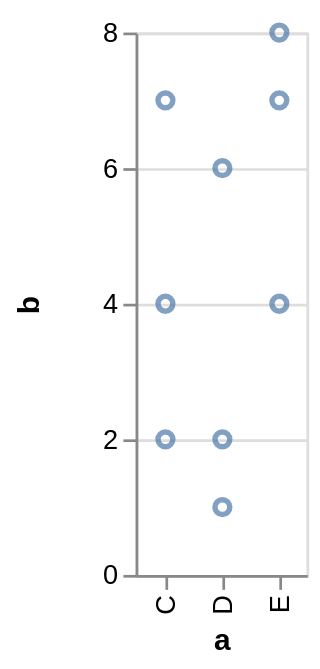

The Vega-Lite source for this figure:
### Vega specification from a JSON file in a GitHub repository (floating-point values rounded to 4 significant figures)
{"$schema": "https://vega.github.io/schema/vega/v3.0.json", "autosize": "pad", "padding": 5, "style": "cell", "data": [{"name": "source_0", "values": [{"a": "C", "b": 2}, {"a": "C", "b": 7}, {"a": "C", "b": 4}, {"a": "D", "b": 1}, {"a": "D", "b": 2}, {"a": "D", "b": 6}, {"a": "E", "b": 8}, {"a": "E", "b": 4}, {"a": "E", "b": 7}]}, {"name": "data_0", "source": "source_0", "transform": [{"type": "formula", "expr": "toNumber(datum[\"b\"])", "as": "b"}, {"type": "filter", "expr": "datum[\"b\"] !== null && !isNaN(datum[\"b\"])"}]}], "signals": [{"name": "x_step", "value": 21}, {"name": "width", "update": "bandspace(domain('x').length, 1, 0.5) * x_step"}, {"name": "height", "update": "200"}], "marks": [{"name": "marks", "type": "symbol", "role": "point", "style": ["point"], "from": {"data": "data_0"}, "encode": {"update": {"x": {"scale": "x", "field": "a"}, "y": {"scale": "y", "field": "b"}, "stroke": {"value": "#4c78a8"}, "fill": {"value": "transparent"}, "opacity": {"value": 0.7}}}}], "scales": [{"name": "x", "type": "point", "domain": {"data": "data_0", "field": "a", "sort": true}, "range": {"step": {"signal": "x_step"}}, "round": true, "padding": 0.5}, {"name": "y", "type": "linear", "domain": {"data": "data_0", "field": "b"}, "range": [{"signal": "height"}, 0], "round": true, "nice": true, "zero": true}], "axes": [{"scale": "x", "orient": "bottom", "title": "a", "zindex": 1, "encode": {"labels": {"update": {"angle": {"value": 270}, "align": {"value": "right"}, "baseline": {"value": "middle"}}}}}, {"scale": "y", "labelOverlap": true, "orient": "left", "tickCount": {"signal": "ceil(height/40)"}, "title": "b", "zindex": 1}, {"scale": "y", "domain": false, "grid": true, "labels": false, "maxExtent": 0, "minExtent": 0, "orient": "left", "tickCount": {"signal": "ceil(height/40)"}, "ticks": false, "zindex": 0, "gridScale": "x"}], "config": {"axis": {"domainColor": "#888", "tickColor": "#888"}, "axisY": {"minExtent": 30}}}
